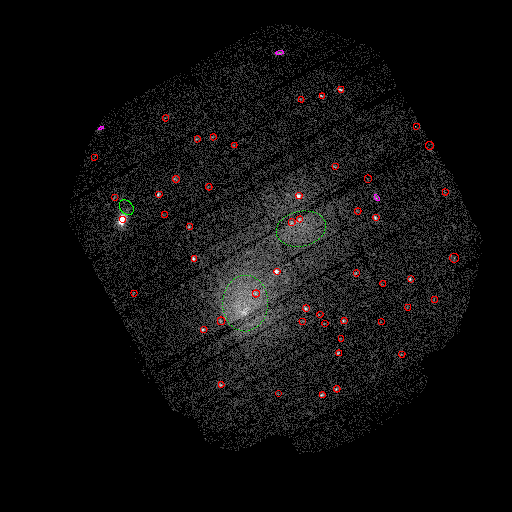
#> input picture IDL_0305060101.png, 512 x 512 px
$ jupyter execute gen_images.ipynb
#> lines starting #> are read from the running program, lines starting #| are printed output that depends on the picture
[cell 1]
import matplotlib.pyplot as plt
from PIL import Image, ImageOps, ImageDraw
from astropy.table import Table
from IPython.display import display

[cell 2]
image = Image.open('IDL_0305060101.png')
#> image is the input picture: PIL image 512x512 P; mean R, G, B 15.2, 14.2, 14.1
display(image)

[cell 3]
print(image)
#| <PIL.PngImagePlugin.PngImageFile image mode=P size=512x512 at 0x7F39E9D29DD0>

[cell 4]
input_table = Table.read('Python_final_source_summaries.dat', format='ascii')

[cell 5]
t_image = image.transpose(Image.Transpose.FLIP_TOP_BOTTOM)
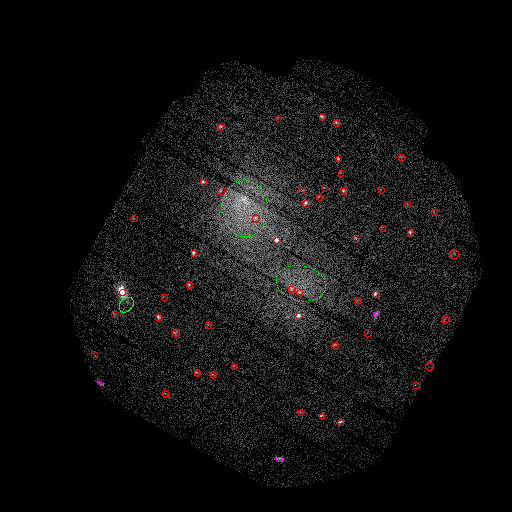
#> t_image: PIL image 512x512 P; mean R, G, B 15.2, 14.2, 14.1
for row in input_table:
    x, y = row['x'], row['y']
    id = row['id']

    bbox = (x-40, y-40, x+40, y+40)
    region = t_image.crop(bbox)

    region_scaled = region.resize((400,400))

    draw = ImageDraw.Draw(region_scaled)

    width, height = region_scaled.size

    cent_x, cent_y = width//2, height//2

    draw.line((cent_x,0,cent_x,height), fill=(192,192,192))
    draw.line((0, cent_y,width, cent_y), fill=(192,192,192))

    # display(region_scaled)

    region_scaled.save(f"./XAPA_IMAGES/{id}_XAPA_COMP_ext_IDL_img.png")
#> this loop made 57 passes
#> pass 1, `region = t_image.crop(bbox)`:
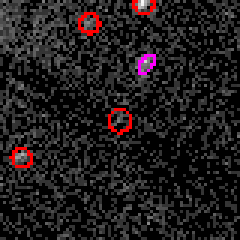
#> region: PIL image 80x80 P (shown 3 times larger); mean R, G, B 32.1, 27.6, 28.4
#> pass 1, `region_scaled = region.resize((400,400))`:
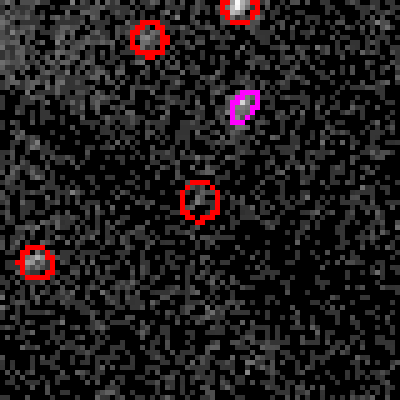
#> region_scaled: PIL image 400x400 P; mean R, G, B 32.1, 27.6, 28.4
#> pass 1, `region_scaled.save(f"./XAPA_IMAGES/{id}_XAPA_COMP_ext_IDL_img.png")`:
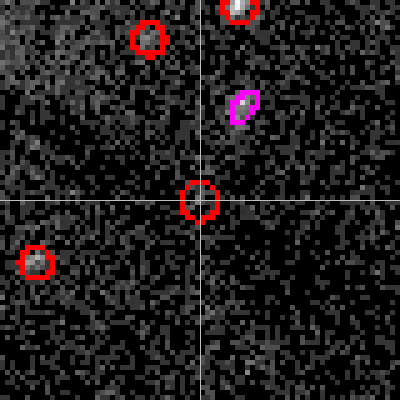
#> saved as 1_XAPA_COMP_ext_IDL_img.png: PIL image 400x400 P; mean R, G, B 32.9, 28.4, 29.2
#> pass 2, `region = t_image.crop(bbox)`:
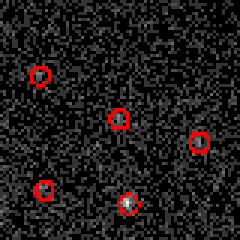
#> region: PIL image 80x80 P (shown 3 times larger); mean R, G, B 30.9, 26.5, 26.5
#> after the loop:
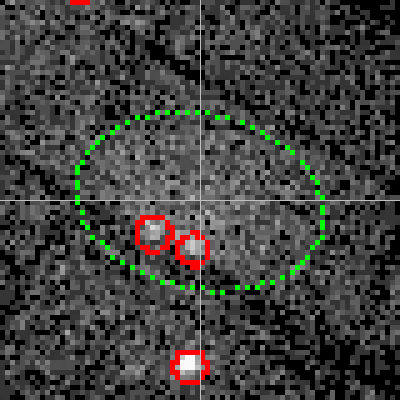
#> region_scaled: PIL image 400x400 P; mean R, G, B 64.5, 64.4, 61.5

[cell 6]
image.close()

[cell 7]
image = Image.open('Python_0305060101.png')
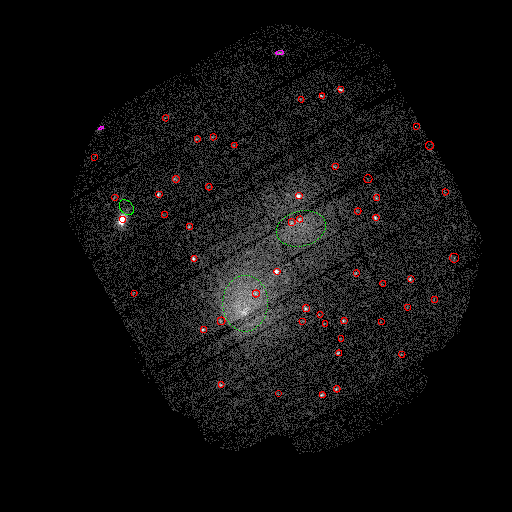
#> input picture Python_0305060101.png, 512 x 512 px
#> image is the input picture: PIL image 512x512 RGBA; mean R, G, B, A 15.9, 14.9, 14.7, 255
display(image)

[cell 8]
print(image)
#| <PIL.PngImagePlugin.PngImageFile image mode=RGBA size=512x512 at 0x7F39E990F910>
image = image.convert('P')
#> image: PIL image 512x512 P
print(image)
#| <PIL.Image.Image image mode=P size=512x512 at 0x7F39EA1E3850>

[cell 9]
t_image = image.transpose(Image.Transpose.FLIP_TOP_BOTTOM)
for row in input_table:
    x, y = row['x'], row['y']
    id = row['id']

    bbox = (x-40, y-40, x+40, y+40)
    region = t_image.crop(bbox)

    region_scaled = region.resize((400,400))

    draw = ImageDraw.Draw(region_scaled)

    width, height = region_scaled.size

    cent_x, cent_y = width//2, height//2

    draw.line((cent_x,0,cent_x,height), fill=12)
    draw.line((0, cent_y,width, cent_y), fill=12)

    display(region_scaled)

    region_scaled.save(f"./XAPA_IMAGES/{id}_XAPA_COMP_ext_PY_img.png")
#> this loop made 57 passes
#> pass 1, `display(region_scaled)`:
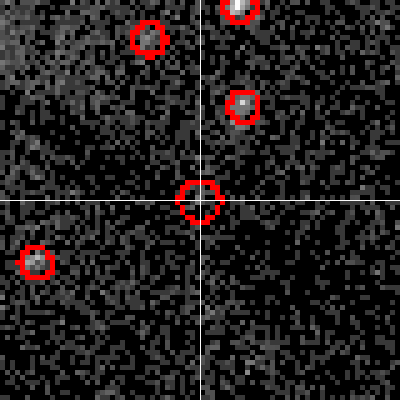
#> shown: PIL image 400x400 P; mean R, G, B 35, 30.1, 30.1
